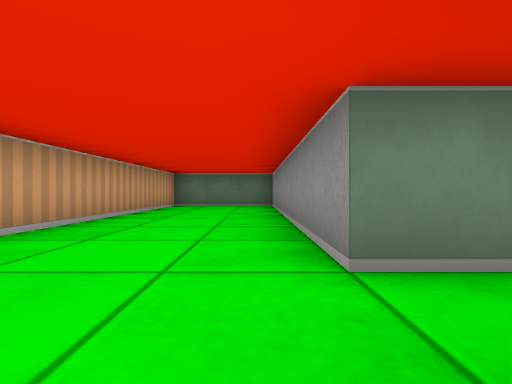
view 1 (above)

16 first-person views from a walk through a cub3D ray-caster map. The camera is about half as high as the walls, looks level and sees 85° across. The floor is counted in squares. Each view is taken from the middle of a square. On the plan, view 1 faces up. The plan holds only what a view shows up to about 9 squares ahead; the rest is blank. The place goes on beyond the plan.

view 2
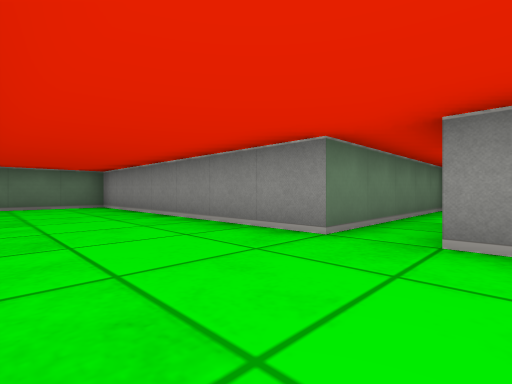

view 3
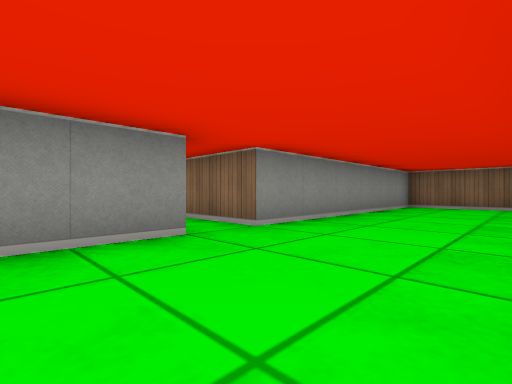

view 4
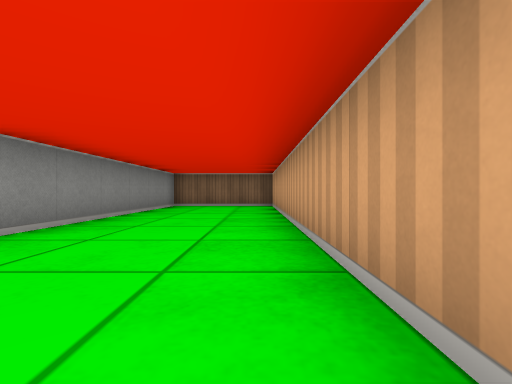

view 5
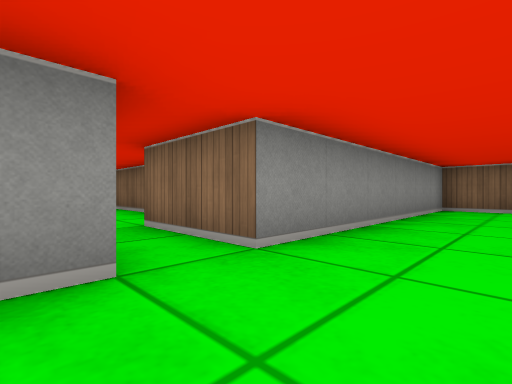

view 6
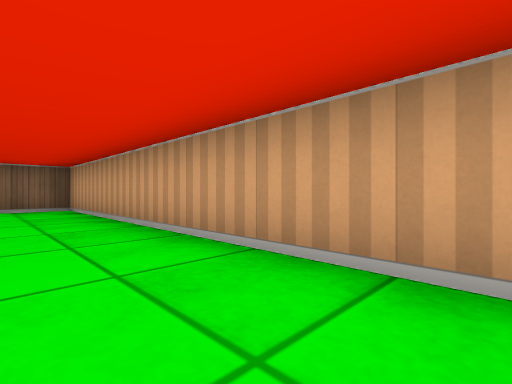

view 7
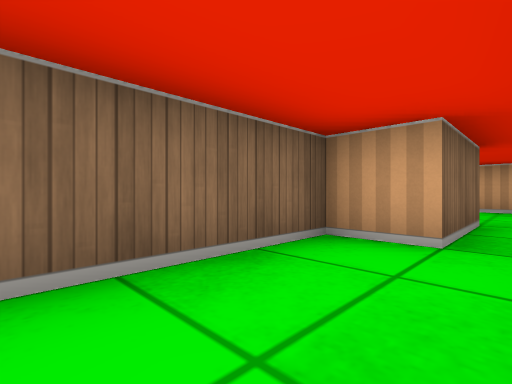

view 8
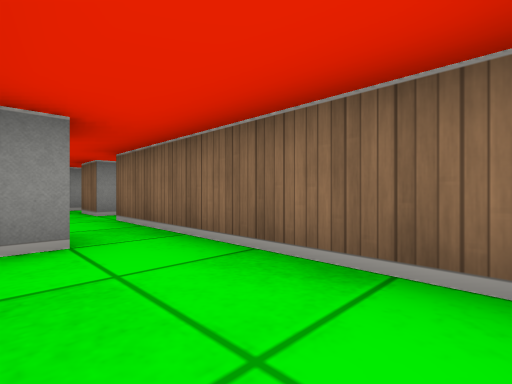

view 9
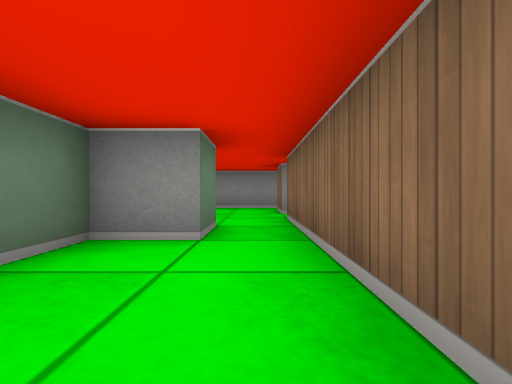

view 10
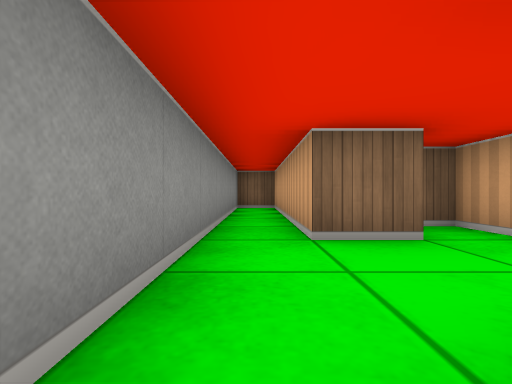

view 11
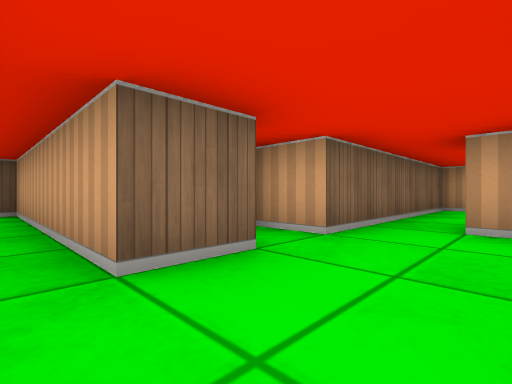

view 12
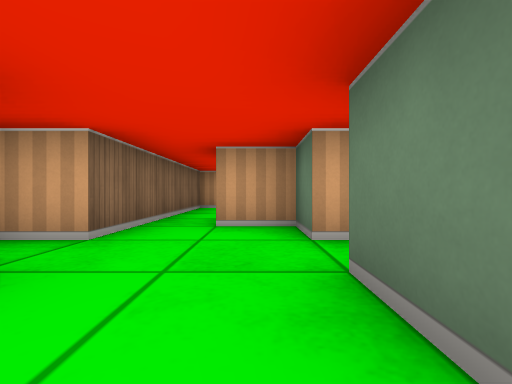

view 13
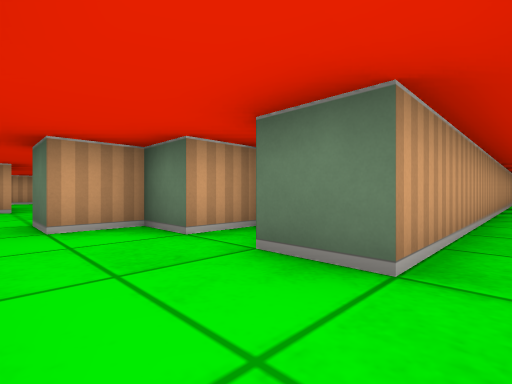

view 14
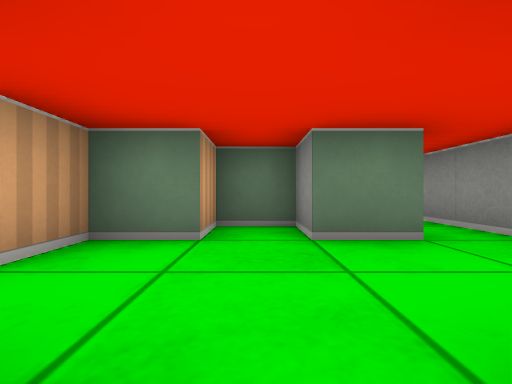

view 15
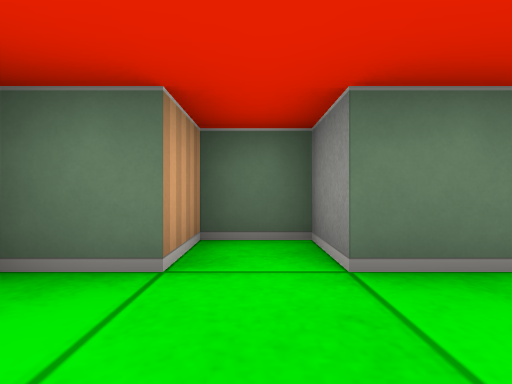

view 16
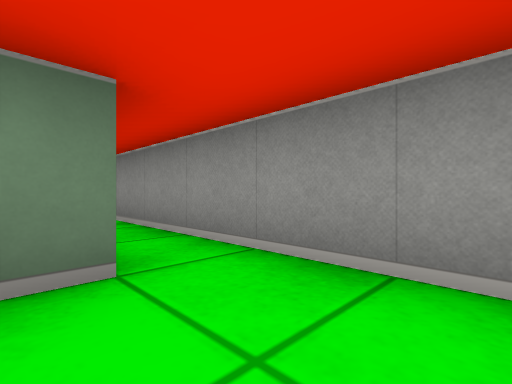

### Floor plan
Ten units are one square. View 1 is at (0, 0); x grows to the right and y downward. Boxes are objects, and circles mark ways between rooms. Rooms are numbered by the first view taken in them; rooms with no view inside come last. Other rooms are left out.
<svg viewBox="-30 -245 140 305">
<path fill="none" stroke="#000" d="M25 -15 5 -15 5 -85 -25 -85 -25 55 5 55 5 -5 25 -5M25 -5 25 5 65 5M65 -5 55 -5 55 -15 25 -15M95 -111 95 -15M95 5 95 55 105 55 105 -45M85 5 95 5M95 -15 85 -15 85 -25 75 -25 75 -15 65 -15 65 -5M65 5 75 5 75 15 80 15"/>
<circle cx="20" cy="-10" r="3" fill="#2a7"/>
<circle cx="60" cy="0" r="3" fill="#2a7"/>
<circle cx="90" cy="-5" r="3" fill="#2a7"/>
<text x="-10" y="-10">1</text>
<text x="40" y="0">2</text>
<text x="100" y="-240">3</text>
<text x="80" y="-10">4</text>
</svg>
Room 1 opens to room 2. Room 2 opens to room 4. Room 3 opens to room 4.

Where each view was taken, in squares from view 1:
view 1: 0 up, 0 right, facing up
view 2: 0 up, 2 left, facing up-right
view 3: 3 up, 2 left, facing down-right
view 4: 3 up, 2 left, facing down
view 5: 2 up, 1 left, facing down-right
view 6: 2 up, 1 left, facing down-left
view 7: 1 up, 5 right, facing down-left
view 8: 1 up, 3 right, facing down-right
view 9: 0 up, 3 right, facing right
view 10: 2 up, 10 right, facing down
view 11: 1 up, 10 right, facing down-left
view 12: 1 up, 10 right, facing left
view 13: 0 up, 10 right, facing up-left
view 14: 1 down, 8 right, facing up
view 15: 0 up, 8 right, facing up
view 16: 0 up, 9 right, facing up-right
